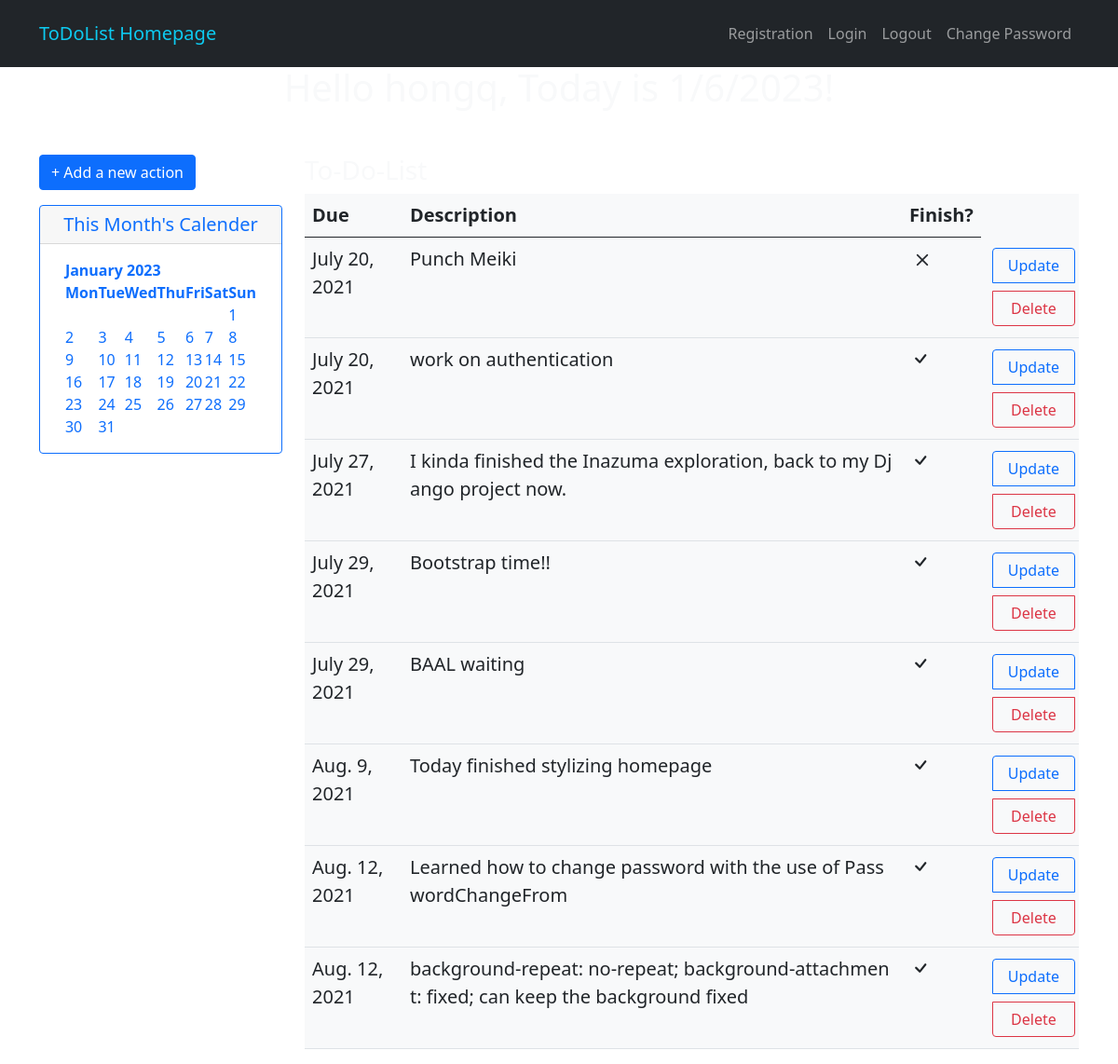
The app's page / (signed in) with its own data.
### actions/models.py (models this page shows)
class Action(models.Model):
	user = models.ForeignKey(User, on_delete=models.CASCADE)
	description	= models.TextField()
	due = models.DateField(default=date.today())
	finish = models.BooleanField(default=False)

### actions/views.py (the view)
# urls.py: path('', views.home_view, name='home_view'),
@login_required(login_url='/login')
def home_view(request):
	user = request.user
	qlist = Action.objects.filter(user__id=user.id)
	today = date.today()
	calendar = HTMLCalendar().formatmonth(today.year, today.month)
	context = {'user':user, 'qlist':qlist, 'year': today.year, 'month': today.month, 'day':today.day, 'calendar':calendar}
	return render(request, "home.html", context)

### templates/home.html (shortened to what this page needs)
{% extends "base.html" %}
{% block content %}
<h1 class="text-center">Hello {{user.username}}, Today is {{month}}/{{day}}/{{year}}!</h1>
	<section class="mt-5">
		<div class="container">
			<div class="row">
				<div class="col-md-6 col-lg-3">
					<a href="/addAction" class="btn btn-primary"> + Add a new action</a><p></p>
					<div class="card border-primary mb-3 text-center " style="max-width: 18rem;">
					  <div class="card-header text-primary lead h5">This Month's Calender</div>
					  <div class="card-body text-primary">
					    <center>{{calendar|safe}}</center></div>
					</div>
				</div>
				<div class="col-md-6 col-lg-9">
				{% if qlist %}
					<h3>To-Do-List</h3>
						<table class="table table-hover bg-light lead ">
					  <thead>
					    <tr>
					      <th scope="col">Due</th>
					      <th scope="col">Description</th>
					      <th scope="col">Finish?</th>
					    </tr>
					  </thead>
					  <tbody>
					  	{% for i in qlist %}
					    <tr>
					      <td scope="row breakword">{{i.due}}</td>
					      <td>
					      	<p class="breakword">{{i.description}}</p>
					      </td>
					      {% if i.finish %}
					      <td><div class="h5"><i class="bi bi-check h4"></i></div></td>
					      {% else %}
					      <td><div class="h5"><i class="bi bi-x h3"></i></div></td>
					      {% endif %}
					      <td class="flex">
					      	<div class="btn-group-vertical" role="group" aria-label="Basic example">
					      	  <a href="{% url 'edit_view' i.id %} " class="btn btn-outline-primary m-1 w-90">Update</a>
					      	  <a href="{% url 'delete_view' i.id %} " class="btn btn-outline-danger m-1 w-90">Delete</a>
					      	 </div>
					      </td>
					    </tr>
					    {% endfor %}
					  </tbody>
					</table>
				{% else %}
				<h3>← Your To-Do-List is empty, please add a new action</h3>
				{% endif %}
				</div>
			</div>
		</div>
{% endblock %}

### templates/base.html (shortened to what this page needs)
{% load static %}
<!doctype html>
<html>
	<head>
	</head>
	<link href="https://cdn.jsdelivr.net/npm/bootstrap@5.1.0/dist/css/bootstrap.min.css" rel="stylesheet">
	<link rel="stylesheet" href="https://cdn.jsdelivr.net/npm/bootstrap-icons@1.3.0/font/bootstrap-icons.css">
	<link rel="stylesheet" href="{% static 'toDoList/style.css' %}">
		{% include "navbar.html" %}
	<body class="bg text-light">
	{% block content %}{% endblock %}
	</body>
</html>

### templates/navbar.html (shortened to what this page needs)
{% load static %}
<nav class="navbar navbar-expand-lg bg-dark navbar-dark py-3 fixed-top">
<div class="container">
	<a href="/" class="navbar-brand text-info">ToDoList Homepage</a>
	 <div class="collapse navbar-collapse" id="navmenu">
		<ul class="navbar-nav ms-auto">
			<li class="nav-item">
				<a  href = '/register/' class="nav-link" >Registration</a>
			</li>
			<li class="nav-item">
				<a href = '/login/' class="nav-link">Login</a>
			</li>
			<li class="nav-item">
				<a  href = '/logout/' class="nav-link">Logout</a>
			</li>
			<li class="nav-item">
				<a  href = '/changepw/' class="nav-link">Change Password</a>
			</li>
		</ul>
	</div>
</div>
</nav>

### static/toDoList/style.css (style rules this page uses)
body::before { display: block; content: ''; height: 70px; }
.bg { background-image: url('image/back.jpg'); background-repeat: no-repeat; background-attachment: fixed; }
.breakword { word-break: break-all; }

### records on screen
Action: due "July 20, 2021", description "Punch Meiki", finish False (drawn)
Action: due "July 20, 2021", description "work on authentication", finish True (drawn)
Action: due "July 27, 2021", description "I kinda finished the Inazuma exploration, back to my Django project now.", finish True (drawn)
Action: due "July 29, 2021", description "Bootstrap time!!", finish True (drawn)
Action: due "July 29, 2021", description "BAAL waiting", finish True (drawn)
Action: due "Aug. 9, 2021", description "Today finished stylizing homepage", finish True (drawn)
Action: due "Aug. 12, 2021", description "Learned how to change password with the use of PasswordChangeFrom", finish True (drawn)
Action: due "Aug. 12, 2021", description "background-repeat: no-repeat; background-attachment: fixed; can keep the background fixed", finish True (drawn)

### other values on screen
{{ calendar|safe }} "January 2023 Mon Tue Wed Thu Fri Sat Sun 1 2 3 4 5 6 7 8 9 10 11 12 13 14 15 16 17 18 19 20 21 22 23 24 25 26 27 28 29 30 31"
